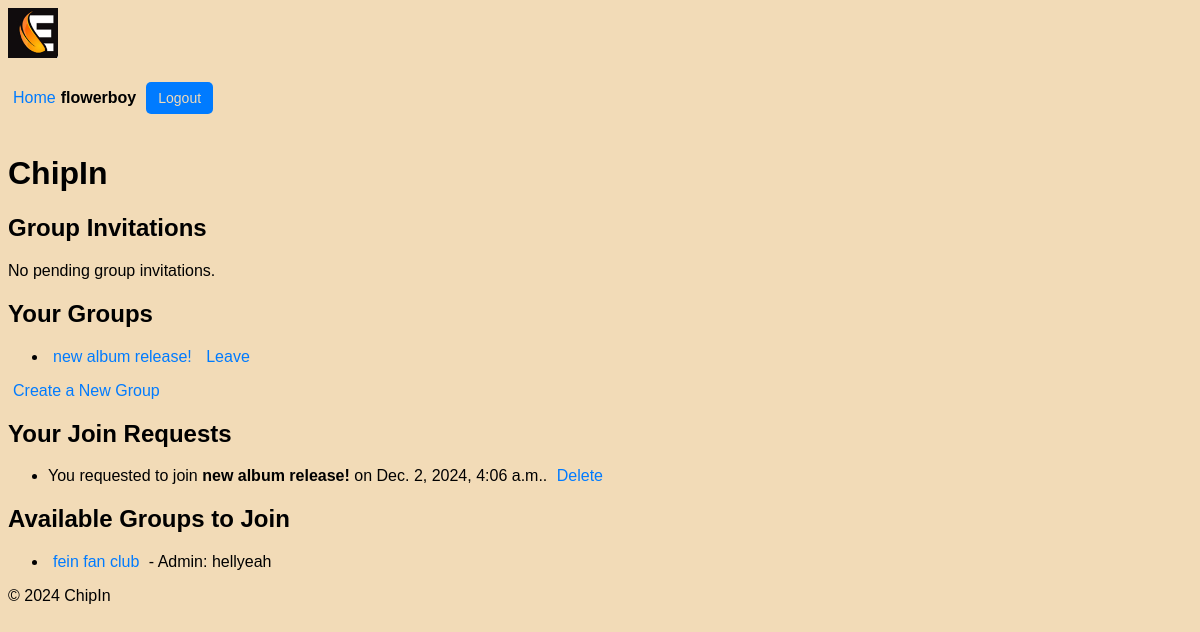
Screenshot of /chipin/ (signed in) with the database file from the repository.
### users/models.py (models this page shows, shortened)
class Profile(models.Model):
    user = models.OneToOneField(User, on_delete=models.CASCADE)
    first_name = models.CharField(max_length=30)
    surname = models.CharField(max_length=30)
    nickname = models.CharField(max_length=30, unique=True, null=False, blank=False)
    max_spend = models.DecimalField(max_digits=10, decimal_places=2, default=100.00)  # Max spend for each event
    balance = models.DecimalField(max_digits=10, decimal_places=2, default=100.00)  # User's current balance

### chipin/models.py (models this page shows, shortened)
class Group(models.Model):
    name = models.CharField(max_length=100)
    admin = models.ForeignKey(User, related_name='admin_groups', on_delete=models.CASCADE)
    members = models.ManyToManyField(User, related_name='group_memberships', blank=True)
    invited_users = models.ManyToManyField(User, related_name='pending_invitations', blank=True)

class GroupJoinRequest(models.Model):
    user = models.ForeignKey(User, on_delete=models.CASCADE)
    group = models.ForeignKey(Group, on_delete=models.CASCADE, related_name='join_requests')
    is_approved = models.BooleanField(default=False)
    votes = models.ManyToManyField(User, related_name='votes', blank=True)  # Tracks users who voted
    created_at = models.DateTimeField(auto_now_add=True)

### chipin/views.py (the view)
# urls.py: path("", views.home, name="home"),
@login_required
def home(request):
    user = request.user
    pending_invitations = user.pending_invitations.all() # Get pending group invitations for the current user
    user_groups = user.group_memberships.all()  # Get groups the user is a member of
    user_join_requests = GroupJoinRequest.objects.filter(user=user)  # Get join requests sent by the user
    available_groups = Group.objects.exclude(members=user).exclude(join_requests__user=user) # Get groups the user is not a member of and the user has not requested to join
    context = {
        'pending_invitations': pending_invitations,
        'user_groups': user_groups,
        'user_join_requests': user_join_requests,
        'available_groups': available_groups
    }
    return render(request, 'chipin/home.html', context)

### chipin/context_processors.py (called while the page is built)
def user_profile(request):
    if request.user.is_authenticated:
        try:
            return {'nickname': request.user.profile.nickname}
        except Profile.DoesNotExist:
            return {'nickname': request.user.username}  # Fallback to username if no profile exists
    return {}

### chipin/templates/chipin/home.html (shortened to what this page needs)
{% extends 'chipin/base.html' %}
{% load static %}
{% block content %}
    <h1>ChipIn</h1>
    <h2>Group Invitations</h2>
    <div class="invitation-notification">
        {% if pending_invitations %}
            <ul>
                {% for group in pending_invitations %}
                    <li>
                        You have been invited to join <strong>{{ group.name }}</strong>.
                        <a href="{% url 'chipin:accept_invite' group.id %}?user_id={{ request.user.id }}">Accept</a>
                    </li>
                {% empty %}
                    <li>No pending group invitations.</li>
                {% endfor %}
            </ul>
        {% else %}
            <p>No pending group invitations.</p>
        {% endif %}
    </div>
    <h2>Your Groups</h2>
    <ul>
        {% for group in user.group_memberships.all %}
        <li>
            <a href="{% url 'chipin:group_detail' group.id %}">{{ group.name }}</a>
            {% if group.admin == request.user %}
                <a href="{% url 'chipin:delete_group' group.id %}" onclick="return confirm('Are you sure you want to delete this group?');">Delete</a>
            {% else %}
                <a href="{% url 'chipin:leave_group' group.id %}" onclick="return confirm('Are you sure you want to leave this group?');">Leave</a>
            {% endif %}
        </li>
        {% empty %}
        <li>You are not a member of any group yet.</li>
        {% endfor %}
    </ul>
    <a href="{% url 'chipin:create_group' %}">Create a New Group</a>
    <h2>Your Join Requests</h2>
    <ul>
        {% for join_request in user_join_requests %}
        <li>
            You requested to join <strong>{{ join_request.group.name }}</strong> on {{ join_request.created_at }}.
            <a href="{% url 'chipin:delete_join_request' join_request.id %}" onclick="return confirm('Are you sure you want to delete this join request?');">Delete</a>
        </li>
        {% empty %}
        <li>You have not submitted any join requests.</li>
        {% endfor %}
    </ul>
    <h2>Available Groups to Join</h2>
    <ul>
        {% for group in available_groups %}
        <li>
            <a href="{% url 'chipin:group_detail' group.id %}">{{ group.name }}</a>
            <span>- Admin: {{ group.admin.profile.nickname }}</span>
        </li>
        {% empty %}
        <li>No groups available to join.</li>
        {% endfor %}
    </ul>
{% endblock %}

### chipin/templates/chipin/base.html (shortened to what this page needs)
{% load static %}
<!DOCTYPE html>
<html lang="en">
<head>
    <link rel="stylesheet" href="{% static 'chipin/styles.css' %}">
</head>
<body>
    <header>
        <div class="logo">
            <img src="{% static 'chipin/logo_90.jpg' %}" alt="ChipIn Logo">
        </div>
        <div class="user-info">
            {% if request.user.is_authenticated %}
                <a href="{% url 'users:user' %}">Home</a> <span>{{ request.user.profile.nickname }}</span>
                <form action="{% url 'users:logout' %}" method="post">
                    <button type="submit">Logout</button>
                </form>
            {% else %}
                <a href="{% url 'users:login' %}">Login</a> <a href="{% url 'users:register' %}">Register</a>
            {% endif %}
        </div>
    </header>
    <main>
        {% block content %}
        {% endblock %}
    </main>
    <footer>
        <p>&copy; 2024 ChipIn</p>
    </footer>
</body>
</html>

### chipin/static/chipin/styles.css (style rules this page uses)
.logo img { max-height: 50px; }
.user-info { display: flex; align-items: center; font-size: 16px; }
.user-info span { margin-right: 10px; font-weight: bold; }
.user-info button { background-color: #007BFF; color: #f2dbb7; border: none; padding: 8px 12px; cursor: pointer; border-radius: 5px; font-size: 14px; }
button { background-color: #28a745; color: white; border: none; padding: 10px 15px; cursor: pointer; border-radius: 5px; font-size: 14px; margin-top: 20px; margin-bottom: 20px; }
a { color: #007BFF; text-decoration: none; padding: 5px }

### chipin/templates/chipin/home.html (style rules this page uses)
body { background-color: #f2dbb7; font-family: 'Parkinsans', sans-serif; }
h2 { font-family: 'Parkinsans', sans-serif; font-weight: 700; }
p, a { font-family: 'Parkinsans', sans-serif; font-weight: 400; }

### rows the page displays
Group: name "new album release!", shows "Leave"
GroupJoinRequest: group.name "new album release!", created_at "Dec. 2, 2024, 4:06 a.m."
Group: name "fein fan club", admin.profile.nickname "hellyeah"

### other values shown
{{ request.user.profile.nickname }} "flowerboy"
